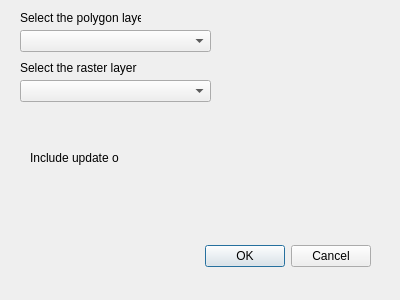
<?xml version="1.0" encoding="UTF-8"?>
<ui version="4.0">
 <class>mopsDialogBase</class>
 <widget class="QDialog" name="mopsDialogBase">
  <property name="geometry">
   <rect>
    <x>0</x>
    <y>0</y>
    <width>400</width>
    <height>300</height>
   </rect>
  </property>
  <property name="windowTitle">
   <string>Update Polygon Values</string>
  </property>
  <widget class="QDialogButtonBox" name="button_box">
   <property name="geometry">
    <rect>
     <x>30</x>
     <y>240</y>
     <width>341</width>
     <height>32</height>
    </rect>
   </property>
   <property name="orientation">
    <enum>Qt::Horizontal</enum>
   </property>
   <property name="standardButtons">
    <set>QDialogButtonBox::Cancel|QDialogButtonBox::Ok</set>
   </property>
  </widget>
  <widget class="QComboBox" name="polygonComboBox">
   <property name="geometry">
    <rect>
     <x>20</x>
     <y>30</y>
     <width>191</width>
     <height>22</height>
    </rect>
   </property>
  </widget>
  <widget class="QLabel" name="label">
   <property name="geometry">
    <rect>
     <x>20</x>
     <y>10</y>
     <width>121</width>
     <height>16</height>
    </rect>
   </property>
   <property name="text">
    <string>Select the polygon layer</string>
   </property>
  </widget>
  <widget class="QLabel" name="label_2">
   <property name="geometry">
    <rect>
     <x>20</x>
     <y>60</y>
     <width>121</width>
     <height>16</height>
    </rect>
   </property>
   <property name="text">
    <string>Select the raster layer</string>
   </property>
  </widget>
  <widget class="QComboBox" name="rasterComboBox">
   <property name="geometry">
    <rect>
     <x>20</x>
     <y>80</y>
     <width>191</width>
     <height>22</height>
    </rect>
   </property>
  </widget>
  <widget class="QLabel" name="label_3">
   <property name="geometry">
    <rect>
     <x>30</x>
     <y>150</y>
     <width>171</width>
     <height>16</height>
    </rect>
   </property>
   <property name="text">
    <string>Include update o</string>
   </property>
  </widget>
 </widget>
 <resources/>
 <connections>
  <connection>
   <sender>button_box</sender>
   <signal>accepted()</signal>
   <receiver>mopsDialogBase</receiver>
   <slot>accept()</slot>
   <hints>
    <hint type="sourcelabel">
     <x>20</x>
     <y>20</y>
    </hint>
    <hint type="destinationlabel">
     <x>20</x>
     <y>20</y>
    </hint>
   </hints>
  </connection>
  <connection>
   <sender>button_box</sender>
   <signal>rejected()</signal>
   <receiver>mopsDialogBase</receiver>
   <slot>reject()</slot>
   <hints>
    <hint type="sourcelabel">
     <x>20</x>
     <y>20</y>
    </hint>
    <hint type="destinationlabel">
     <x>20</x>
     <y>20</y>
    </hint>
   </hints>
  </connection>
 </connections>
</ui>
